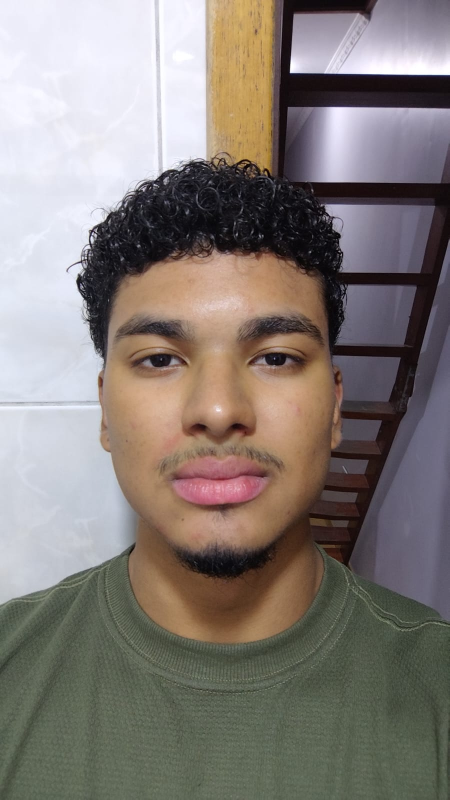
#> input picture dataset/Nikolas/foto-perfil-2.jpg, 899 x 1599 px (shown at 1/2 size); its folder holds only this picture in this run
$ python sprint3complemento.py
#> lines starting #> are read from the running program, lines starting #| are printed output that depends on the picture
import cv2
import os
import numpy as np

recognizer = cv2.face.LBPHFaceRecognizer_create()

base = "dataset"
faces, ids, labels = [], [], []
label_names = []

for i, person in enumerate(os.listdir(base)):
    path = os.path.join(base, person)
    if not os.path.isdir(path):
        continue
    label_names.append(person)
    for img_name in os.listdir(path):
        img_path = os.path.join(path, img_name)
        img = cv2.imread(img_path, cv2.IMREAD_GRAYSCALE)
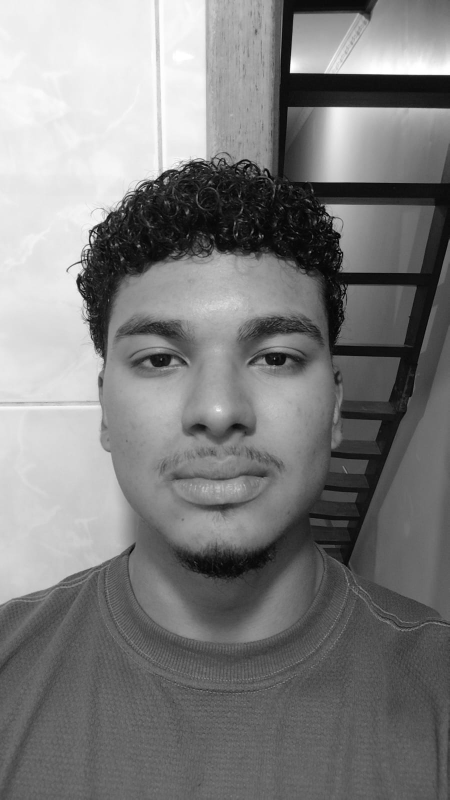
#> img: shape (1599, 899) (shown at 1/2 size); min 0, max 255, mean 126.3
        if img is None:
            continue
        img = cv2.resize(img, (200, 200))
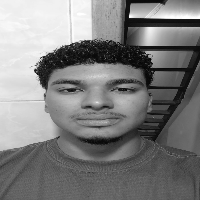
#> img: shape (200, 200); min 2, max 255, mean 126.2
        faces.append(img)
        ids.append(i)
#> pass 2 of the loop `for i, person in enumerate(os.listdir(base)):`:
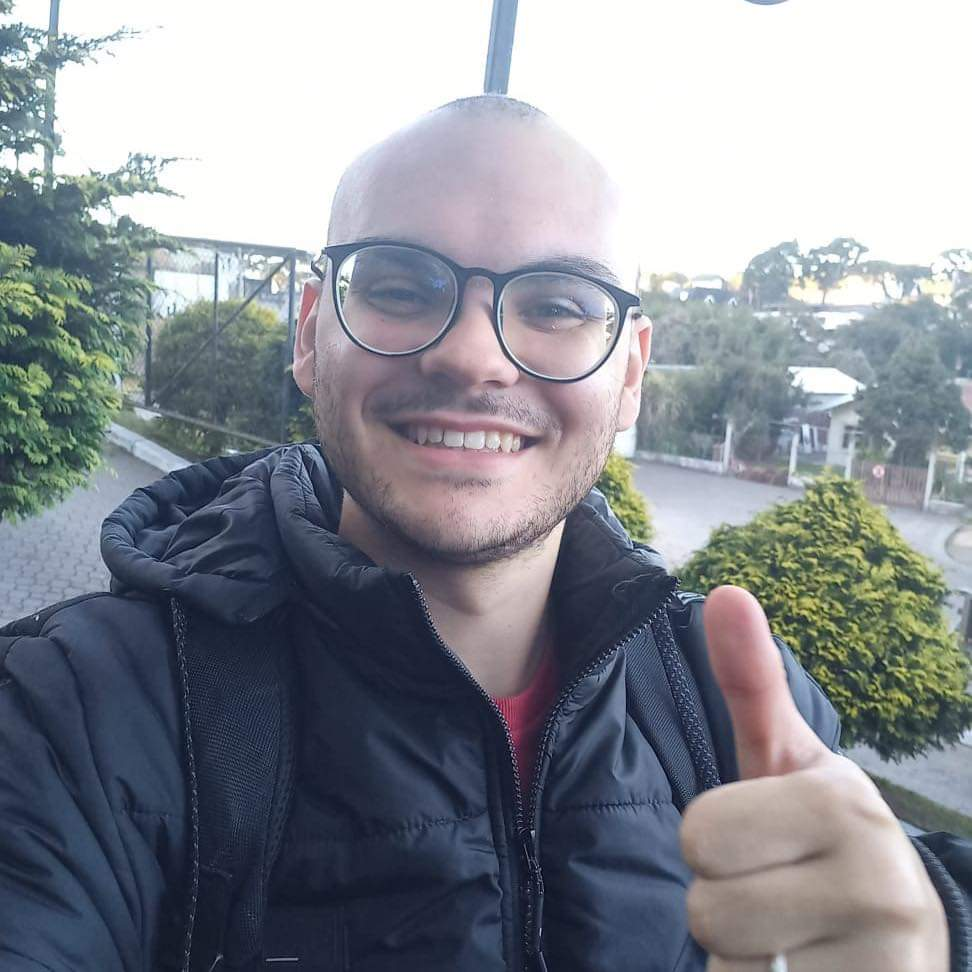
#> input picture dataset/Rodrigo/FB_IMG_1701140168842.jpg, 972 x 972 px
#> `img = cv2.imread(img_path, cv2.IMREAD_GRAYSCALE)`:
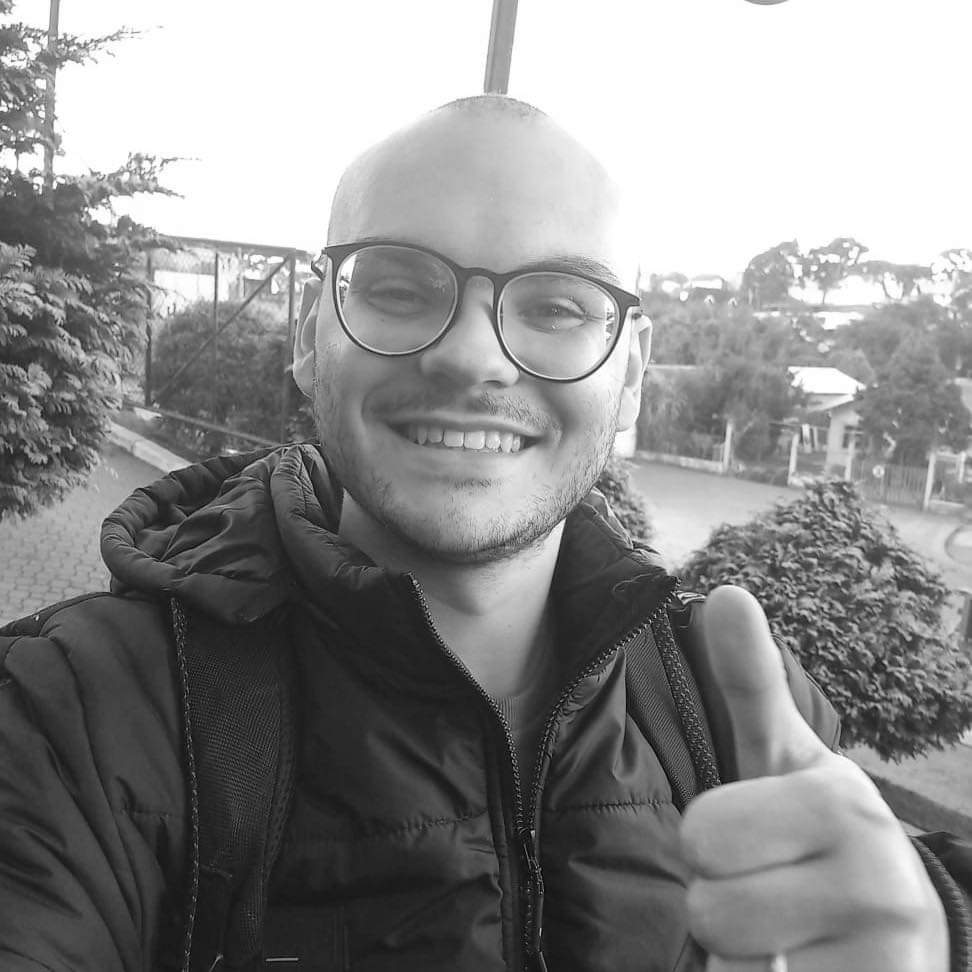
#> img: shape (972, 972); min 0, max 255, mean 140.6
#> `img = cv2.resize(img, (200, 200))`:
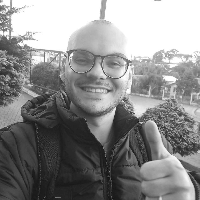
#> img: shape (200, 200); min 13, max 255, mean 140.5
#> pass 3 of the loop `for i, person in enumerate(os.listdir(base)):`:
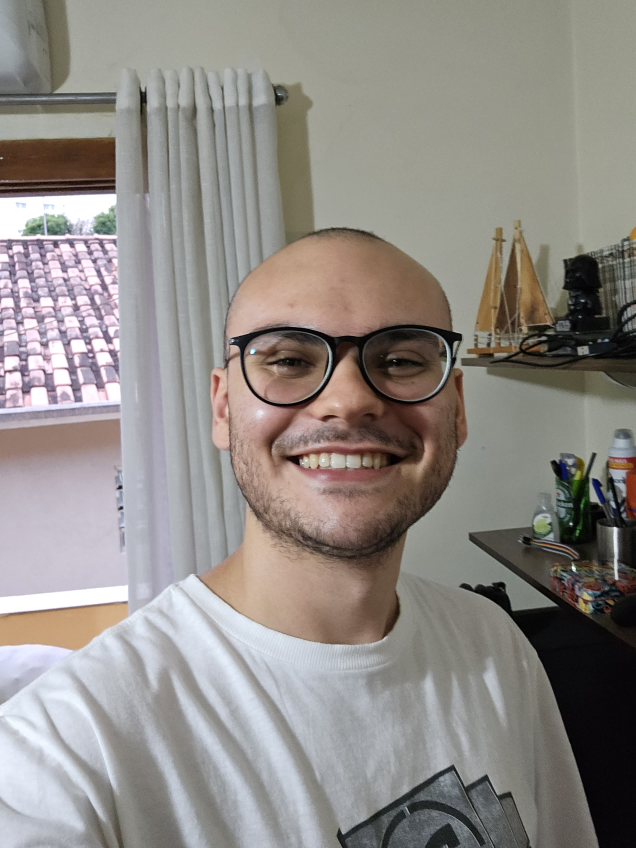
#> input picture dataset/rodrigo/20231120_174356.jpg, 2544 x 3392 px (shown at 1/4 size)
#> `img = cv2.imread(img_path, cv2.IMREAD_GRAYSCALE)`:
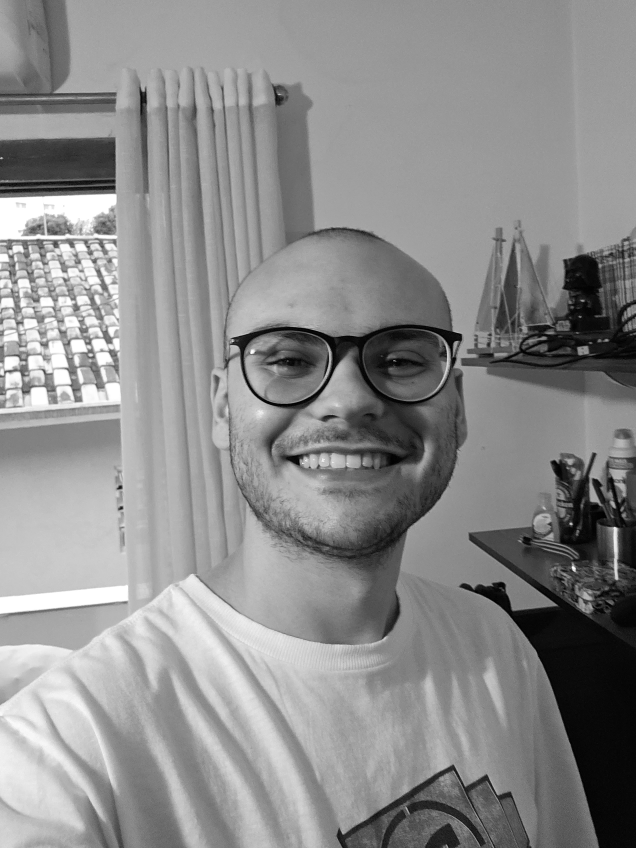
#> img: shape (3392, 2544) (shown at 1/4 size); min 0, max 255, mean 140
#> `img = cv2.resize(img, (200, 200))`:
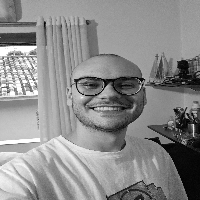
#> img: shape (200, 200); min 0, max 255, mean 140

recognizer.train(faces, np.array(ids))
recognizer.save("face_model.yml")
with open("labels.txt", "w") as f:
    for name in label_names:
        f.write(name + "\n")

print("Modelo treinado e salvo.")
